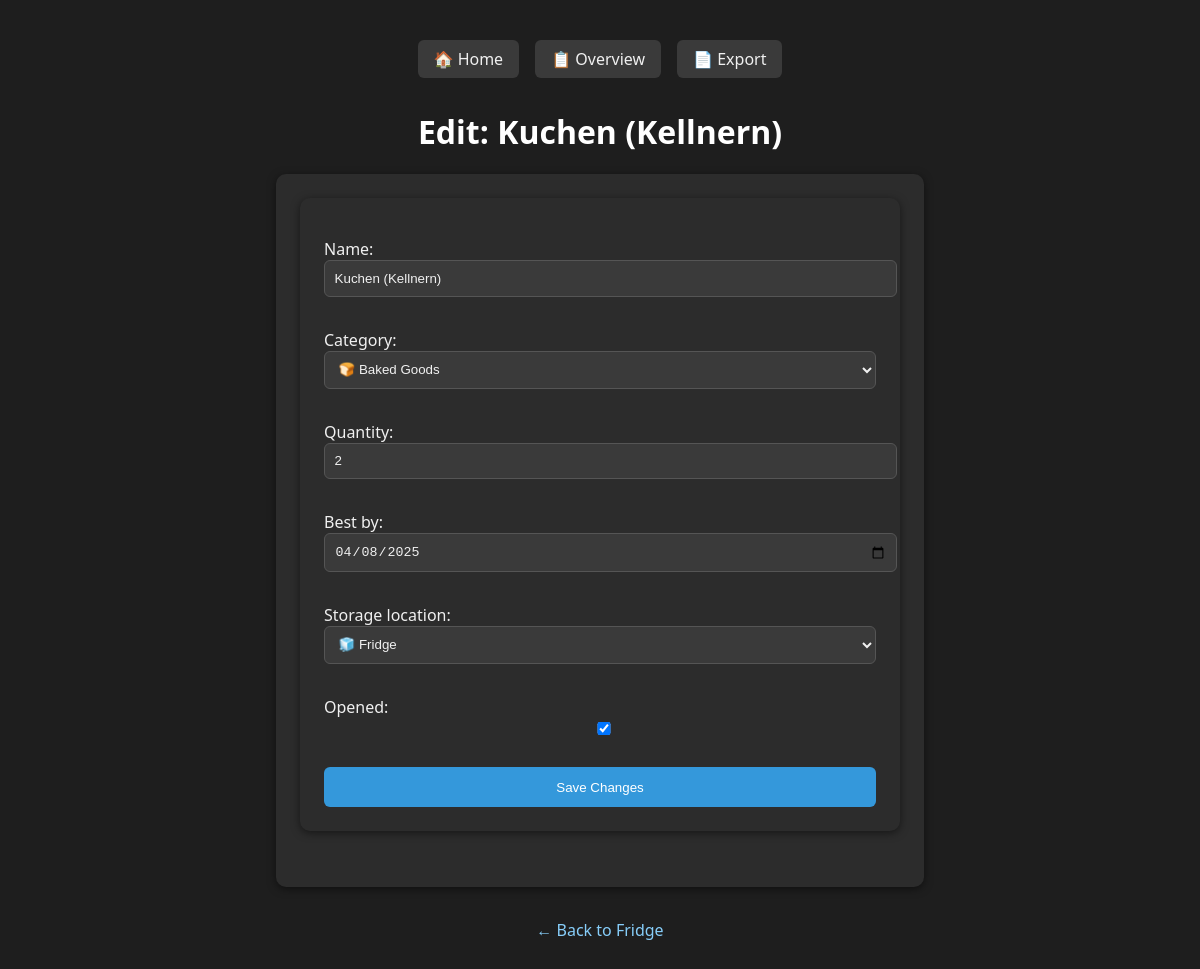
The page /edit/44/?category=&storage= on the database its author committed.
### fridge/models.py (models this page shows, shortened)
class FoodItem(models.Model):
    CATEGORY_CHOICES = [
        ('vegetables', '🥦 Vegetables'),
        ('fruits', '🍎 Fruits'),
        ('dairy', '🧀 Dairy'),
        ('meat', '🥩 Meat'),
        ('poultry', '🍗 Poultry'),
        ('fish', '🐟 Fish & Seafood'),
        ('eggs', '🥚 Eggs'),
        ('baked', '🍞 Baked Goods'),
        ('leftovers', '🍱 Leftovers'),
        ('spreads', '🥫 Spreads & Dips'),
        ('condiments', '🧂 Condiments & Sauces'),
        ('beverages', '🧃 Beverages'),
        ('frozen', '🧊 Frozen Foods'),
        ('snacks', '🍪 Snacks & Sweets'),
        ('prepared', '🍽️ Prepared Meals'),
        ('other', '📦 Other'),
    ]
    STORAGE_CHOICES = [
        ('fridge', '🧊 Fridge'),
        ('freezer', '❄️ Freezer'),
        ('upper_pantry', '🗄️ Upper Pantry'),
        ('lower_pantry', '🧺 Lower Pantry'),
        ('counter', '🧂 Counter'),
        ('candy_cabinet', '🍬 Candy Cabinet'),
        ('hanging_table', '🪑 Hanging Table'),
        ('bar', '🍷 Bar'),
    ]
    name = models.CharField(max_length=100)
    category = models.CharField(max_length=50, choices=CATEGORY_CHOICES)
    quantity = models.IntegerField(default=1)
    best_by = models.DateField(null=True, blank=True)
    storage_location = models.CharField(max_length=50, choices=STORAGE_CHOICES, default='fridge')
    opened = models.BooleanField(default=False)

### fridge/views.py (the view)
# urls.py: path('edit/<int:pk>/', views.edit_item, name='edit_item'),
def edit_item(request, pk):
    item = get_object_or_404(FoodItem, pk=pk)
    category = request.GET.get('category', '')
    storage = request.GET.get('storage', '')
    if request.method == 'POST':
        form = FoodItemForm(request.POST, instance=item)
        if form.is_valid():
            form.save()
            return redirect(f'/?' + f'category={category}&storage={storage}')
    else:
        form = FoodItemForm(instance=item)
    return render(request, 'fridge/edit.html', {
        'form': form,
        'item': item,
        'category': category,
        'storage': storage
    })

### fridge/forms.py
class FoodItemForm(forms.ModelForm):
    class Meta:
        model = FoodItem
        fields = ['name', 'category', 'quantity', 'best_by', 'storage_location', 'opened']
        widgets = {
            'best_by': forms.DateInput(attrs={'type': 'date'}),
        }

### fridge/templates/fridge/edit.html (shortened to what this page needs)
{% extends "fridge/base.html" %}
{% load static %}
{% block content %}
    <h1>Edit: {{ item.name }}</h1>
    <div class="form-container">
        <form method="post">
            {{ form.as_p }}
            <button type="submit">Save Changes</button>
        </form>
    </div>
    <a class="back-link" href="{% url 'fridge' %}">← Back to Fridge</a>
{% endblock %}

### fridge/static/fridge/style.css (style rules this page uses)
body { font-family: 'Segoe UI', Tahoma, Geneva, Verdana, sans-serif; background-color: #1e1e1e; color: #f0f0f0; padding: 2rem; }
h1 { text-align: center; color: #ffffff; }
form, .form-container { background: #2c2c2c; padding: 1.5rem; border-radius: 10px; box-shadow: 0 2px 8px rgba(0,0,0,0.5); max-width: 600px; margin: 0 auto 2rem; }
form input, form select { width: 100%; padding: 0.6rem; margin-bottom: 1rem; border: 1px solid #555; border-radius: 6px; background-color: #3a3a3a; color: #f0f0f0; }
form input::placeholder { color: #bbb; }
form button { background-color: #3498db; color: white; border: none; padding: 0.8rem 1.2rem; border-radius: 6px; cursor: pointer; width: 100%; }
.back-link { display: block; text-align: center; margin-top: 2rem; text-decoration: none; color: #87cefa; }

### rows shown on the page
FoodItem: name "Kuchen (Kellnern)", category "🍞 Baked Goods", quantity "2", best_by "04/08/2025", storage_location "🧊 Fridge", opened "☑"
